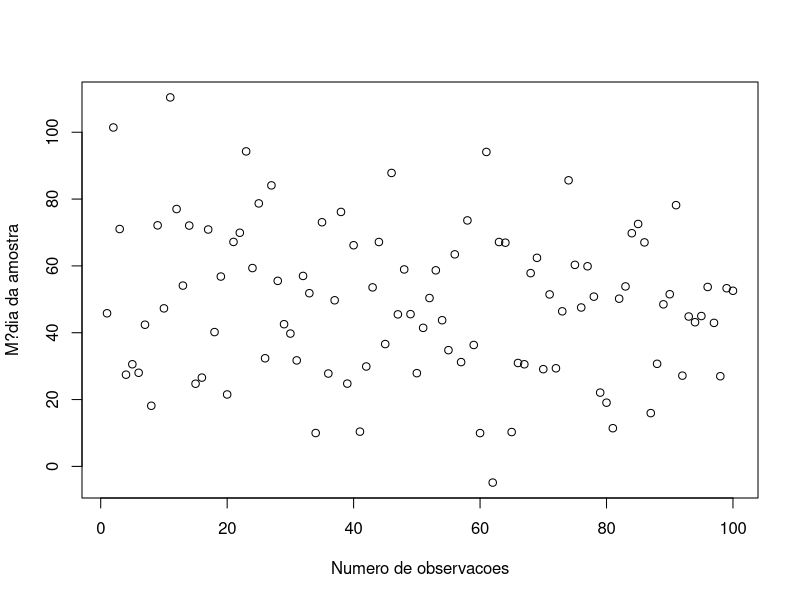
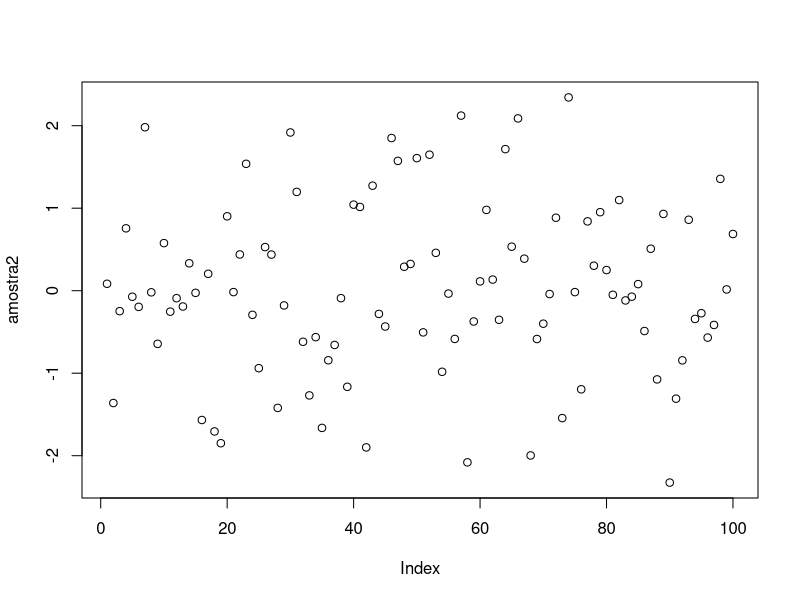
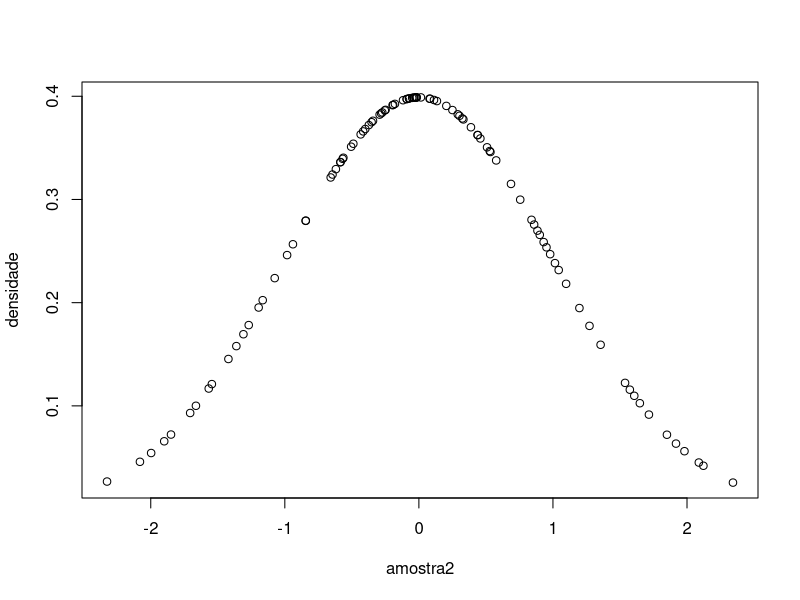
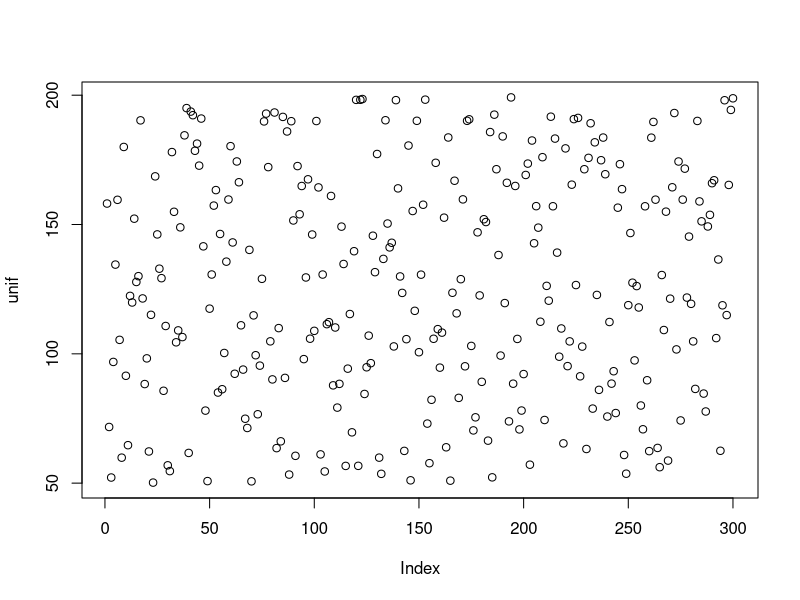
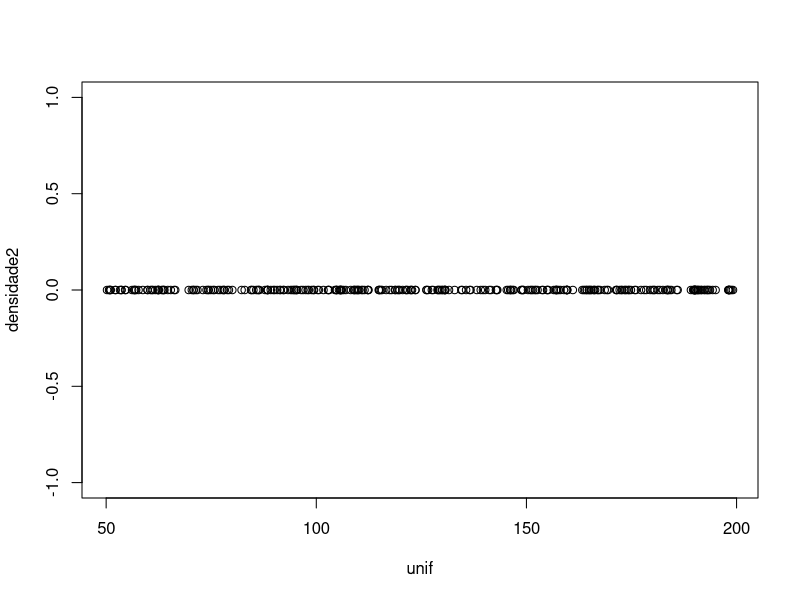
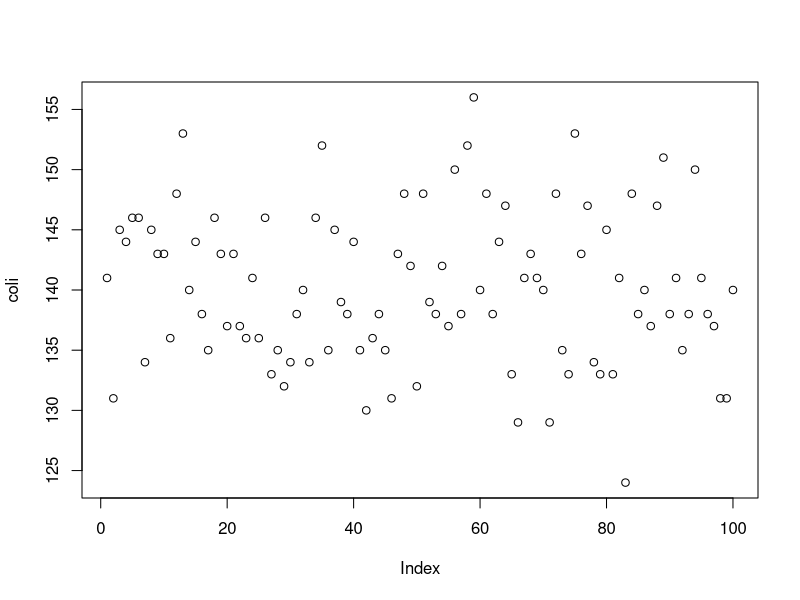
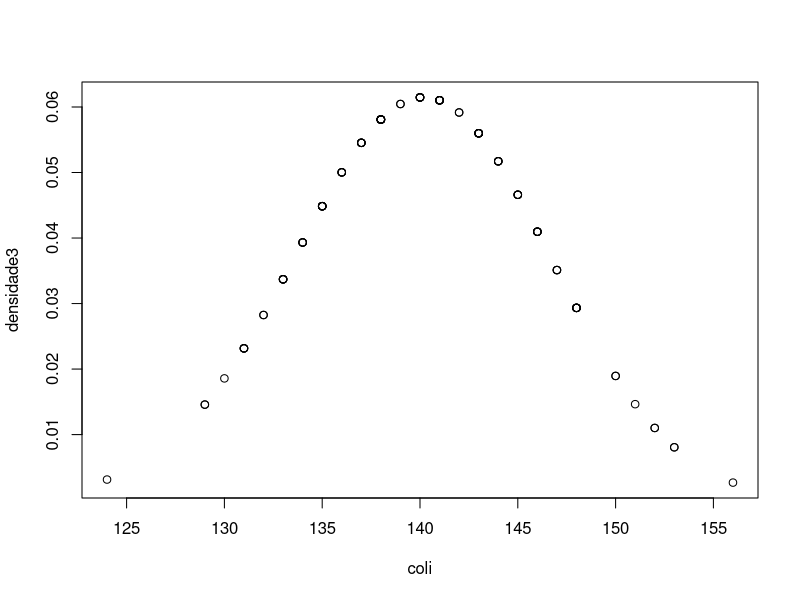
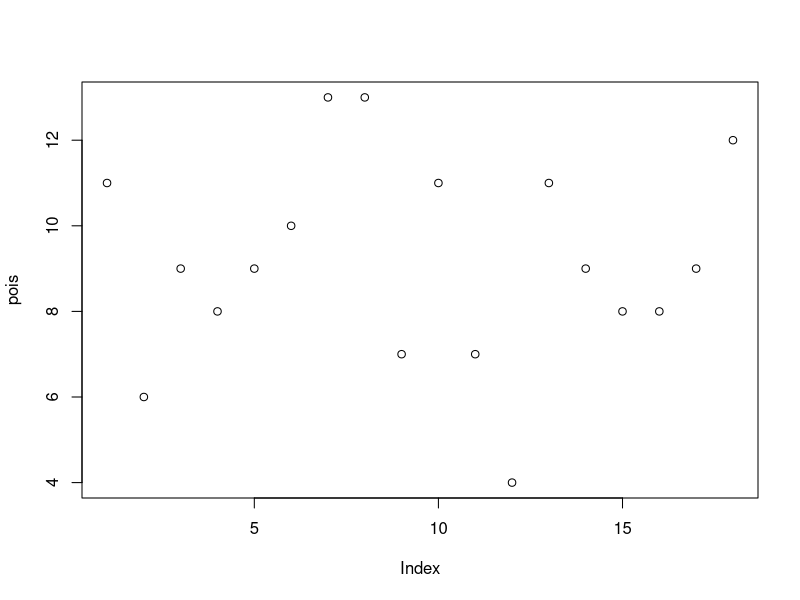

Recreate these plots in R, in order.
# Distribuicao e comparacao de amostras

# 1. Distribuicoes

# Compreender as populacoes e comunidades ? complexo, por isso, 
# estudamos amostras de cada uma delas. 
# Eventos biologicos apresentam certo grau de incerteza. 
# Probabilidade esta associada a quantificacao da incerteza!
# A m?dia dos resultados obtidos nos fornece a probabilidade.
# Porem, os eventos sao aleatorios e nao podemos medir com precissao 

# Tipos de vari?veis aleatorias: 
# Variaveis discretas: valores finitos (1,2,3)
# Variaveis continuas: qualquer valor num intervalo (1.3,1.4,1.5)

# Com o acumulo de dados, podemos observar diversos padroes 
# na distribuicao das frequencias!

# Distribucao define uma curva (grafico) e sua area sob a 
# curva que determina a probabilidade de ocorrer o evento 
# associado a mesma. (CPAQV, 2012)
# Importante: A area sob a curva e sempre 1!

# 1.1. Distribuicao normal (Gaussiana) ----

# As variaveis sao aleatorias porque tem algum componente que varia ao acaso.
# Ex: Peso de criancas que nascem de m?es que tiveram o mesmo tratamento na 
# gestacao. A frequencia de peso tera uma tendencia central
# 68% dos valores no meio da curva (Intervalo de confianca)
# Descrita pela m?dia, desvio padrao e variancia!
# rnorm(n=numero de obs, mean = 0, sd = 1)

# Ex 1. Simulacao de uma amostra com a media de visita por beija-flor em 
# 200 plantas
amostra <- rnorm(100, mean = 50, sd = 25)
amostra
summary(amostra)
plot(amostra, xlab = "Numero de observacoes", ylab = "M?dia da amostra")

# Grafico de sino
# com o comando dnorm() organizamos a amostra criada por densidade da frequencia
amostra2 <- rnorm(100)
plot(amostra2)
densidade <- dnorm(amostra2)
plot(amostra2, densidade)

# 1.2 Distribuicao uniforme ----

# Var?ncia menor que a media 
# Todos os valores dentro de um intervalo podem ocorrem com a mesma probabilidade
# Ex. Territorialismo. 
# runif(n=numero de obs, min = 0, max = 1), na qual min e max ? o intervalo

# Simulacao de 300 moscas femeas com o intervalo de 50 a 200 ovos por dia
unif <- runif(300, min=50, max=200)
summary(unif)
plot(unif)
densidade2 <- dunif(unif)
plot(unif, densidade2)

# 1.3 Distrinuicao binomial ----

# Agregada
# vari?ncia maior que a m?dia
# Variaveis aleatorias de Bernoulli: Aceita o sucesso ou fracasso (1 ou 0)
# Sistema de probabilidade discreta. 
# Grafico com o numero de sucessos da tentativa de Bernoulli.
# Ex. Presenca ou ausencia de especies num corrego. 
# rbinom(n=numero de obs, size=numero de tentativas, prob=probabilidade de 
# sucesso em cada tentativa)

# Simulacao de sucesso de cultivo de cepas de E. coli no laboratorio. 
# Vamos retirar 10 individuos de E. coli por tentativa.
coli <- rbinom(100, size = 200, prob = 0.7)
summary(coli)
plot(coli)
densidade3 <- dbinom(coli, size = 200, prob = 0.7)
plot(coli, densidade3)

# 1.4 Distribui??o Poisson ---

# Tamb?m chamada de distribui??o aleat?ria

## Um pesquisador observou a quantidade de larvas de besouro presente em 
#folhas de uma planta nativa do cerrado, a fim de descobrir a distribui??o 
#desses indiv?duos para prosseguir sua pesquisa

# dpois(x, lambda, op??es)
pois <- rpois(1:18, lambda = mean(1:18))
densidade4 <- dpois(1:18, lambda = mean(1:18))
plot(pois)
plot(pois, densidade4)

# 1.5. Comparando distribuicoes observadas e esperadas

obs=c(3,12,17,13,9,3,3)
den=density(obs)
plot(den)
plot(obs)

#Para verificar se nossos dados se adequam a uma distribui??o de poisson, primeiro vamos
#baixar o pacote vcd.
#install.packages("vcd")
library(vcd)
?goodfit

#Agora, usamos a fun??o goodfit
gf=goodfit(obs,type = "poisson",method = "MinChisq")
gf

#Para sabermos o resultado, usamos a fun??o summary
summary(gf)
#Observamos o p-valor para concluir sobre a significancia do teste
rpois(obs, lambda = mean(obs))
obs

# 2. Exercicio

  #2.1. Importar os dados de campo

folhas <- c(1,0,10,1,14,45,14,0,6,2,20,42,2,7,5,14,20,7,15,
            9,21,12,0,10,4,2,4,1,4,22,18,9,5,3,5,3,2,4,1,3,
            1,9,20,13,11,0,23,32,0,4)

length(folhas)

  #2.2. Realizar analises exploratorias
  #(media, variancia, desvio padrao)
mean(folhas) # media
var(folhas) # variancia 
sd(folhas) # desvio padrao

 
  #2.3. Comparar distribuicoes (observada e esperada)  

ps <- rpois(folhas, lambda = mean(folhas))
plot(ps)
plot(folhas)
gf2 <- goodfit(folhas,type = "poisson",method = "MinChisq")
summary(gf2)
        